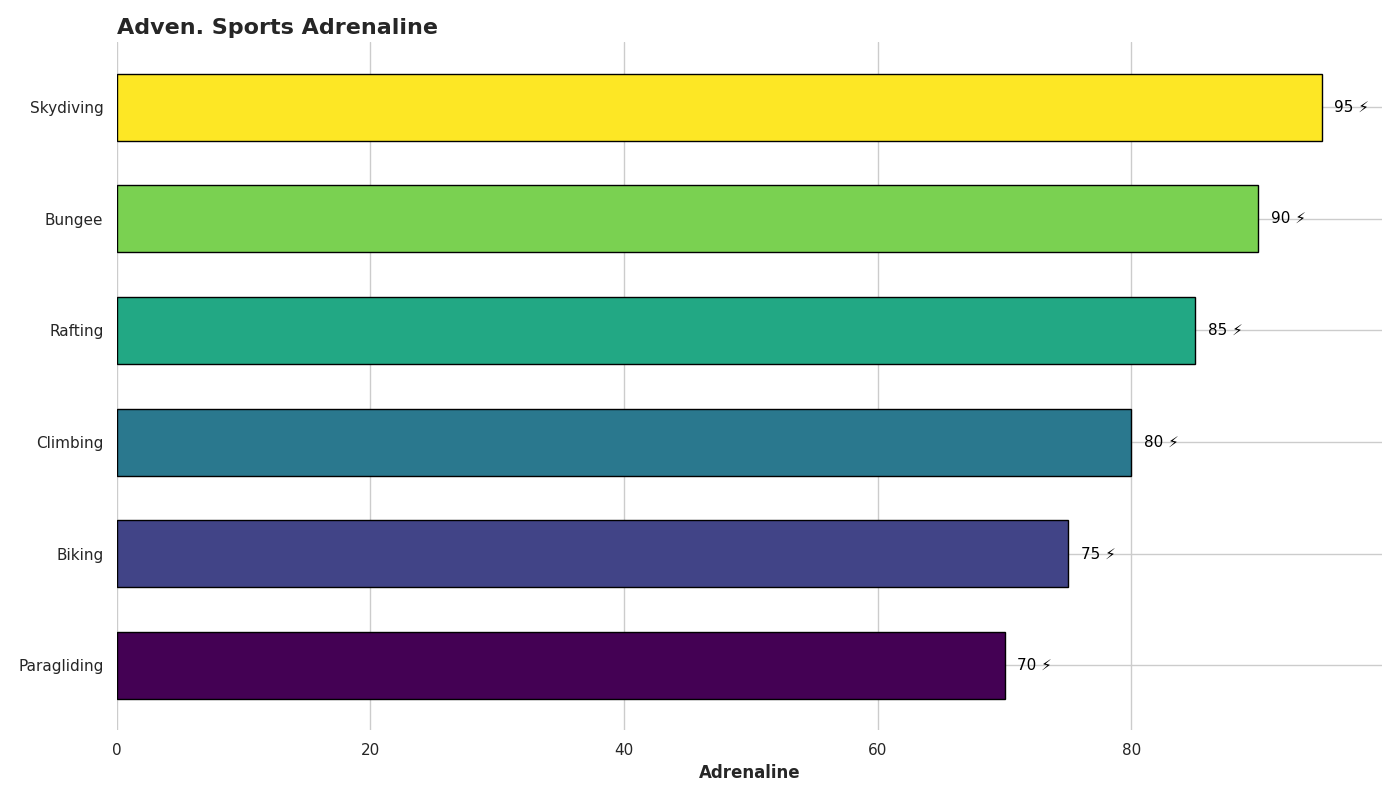

Source code (Python):
import matplotlib.pyplot as plt
import numpy as np

sports = ["Skydiving", "Bungee", "Rafting", "Climbing", "Biking", "Paragliding"]
adrenaline_levels = [95, 90, 85, 80, 75, 70]

sorted_indices = np.argsort(adrenaline_levels)
sports = [sports[i] for i in sorted_indices]
adrenaline_levels = [adrenaline_levels[i] for i in sorted_indices]

plt.figure(figsize=(14, 8))
colors = plt.cm.viridis(np.linspace(0, 1, len(sports)))

bars = plt.barh(sports, adrenaline_levels, color=colors, edgecolor='black', height=0.6)

# Remove the grid
# plt.grid(axis='x', linestyle='--', alpha=0.5, color='gray')

# Remove border
plt.gca().spines['top'].set_visible(False)
plt.gca().spines['right'].set_visible(False)
plt.gca().spines['left'].set_visible(False)
plt.gca().spines['bottom'].set_visible(False)

plt.xlabel('Adrenaline', fontsize=12, weight='bold')
plt.title('Adven. Sports Adrenaline', fontsize=16, fontweight='bold', loc='left')

for bar in bars:
    plt.text(bar.get_width() + 1, bar.get_y() + bar.get_height()/2, 
             f'{bar.get_width()} ⚡', va='center', ha='left', color='black', fontsize=11)

plt.yticks(fontsize=11)

plt.tight_layout()
plt.show()
